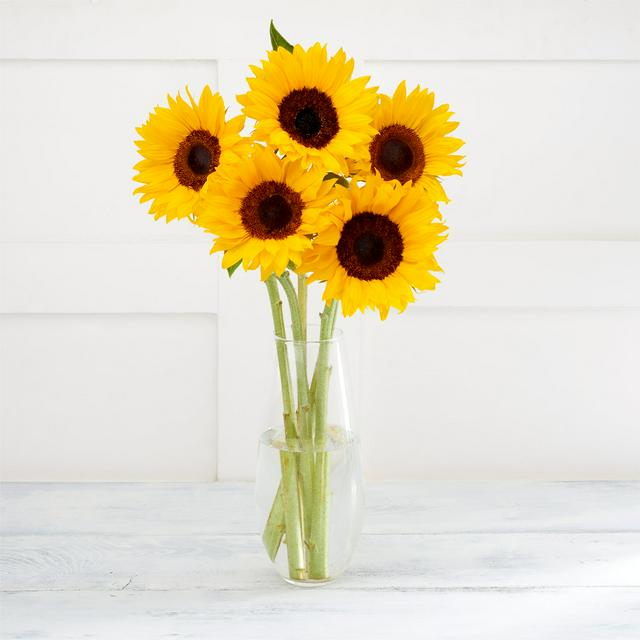
#> input picture sunflower.jpg, 640 x 640 px
$ jupyter execute clustering.ipynb   (shell and % lines are left out)   (older library calls are emulated)
#> lines starting #> are read from the running program, lines starting #| are printed output that depends on the picture
#> the sliders are set to k = 2
# **Compte rendu TP2: Segmentation**

### <font color=blue>Sahar letaief / 3DNI1 <font/>

## L’algorithme k-means:
Est l’algorithme de clustering le plus connu et le plus utilisé, du fait de sa simplicité de mise en œuvre.<br>
L’algorithme itératif renvoie une partition des données dont le résultat est un ensemble de clusters compacts et clairement séparés.

[cell 1]
import numpy as np
import matplotlib.pyplot as plt
import cv2
from sklearn.cluster import KMeans,MiniBatchKMeans
import skimage.io
from skimage.restoration import denoise_tv_chambolle
from ipywidgets import interact, interactive, fixed, interact_manual
import ipywidgets as widgets

def segm(k):
#Charger l'image
#> called with k = 2
    image = cv2.imread('sunflower.jpg')
#> image is the input picture: shape (640, 640, 3); mean B, G, R 195.3, 218.8, 227.3
    (h1, w1) = image.shape[:2]
#> h1 = 640; w1 = 640
    image = cv2.cvtColor(image, cv2.COLOR_BGR2LAB)
#> image: shape (640, 640, 3); mean of channels 0, 1, 2 223.3, 129.3, 139.2
    image = image.reshape((image.shape[0] * image.shape[1], 3))
    clt = KMeans(n_clusters = k)

    labels = clt.fit_predict(image)
    quant = clt.cluster_centers_.astype("uint8")[labels]

#reshape the feature vectors to images
    quant = quant.reshape((h1, w1, 3))
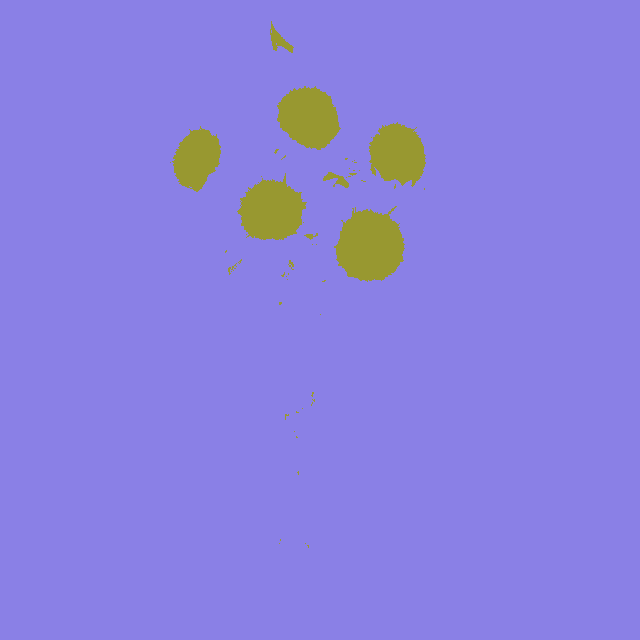
#> quant: shape (640, 640, 3); mean of channels 0, 1, 2 223.2, 128.9, 138.5; drawn as B, G, R
    image = image.reshape((h1, w1, 3))

# convert from L*a*b* to RGB
    quant = cv2.cvtColor(quant, cv2.COLOR_LAB2RGB)
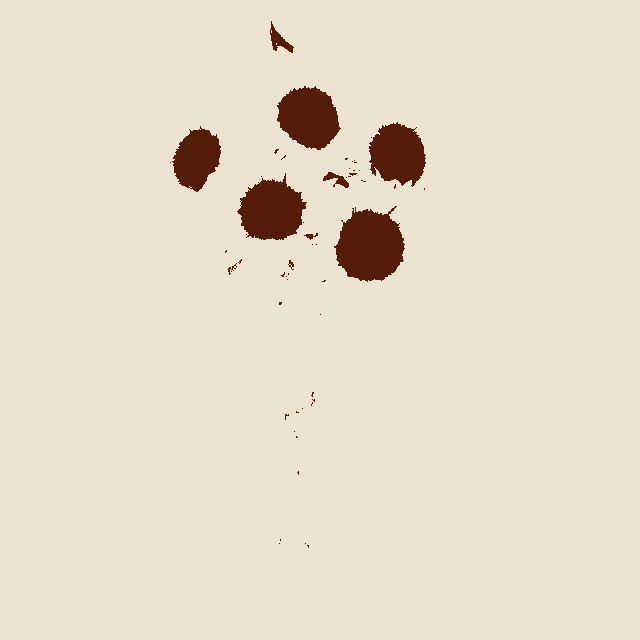
#> quant: shape (640, 640, 3); mean R, G, B 229.3, 218.6, 200.6
    image = cv2.cvtColor(image, cv2.COLOR_LAB2RGB)
    plt.figure(figsize=(10,11))

    cv2.imwrite('sf3.jpg', quant)
    img1 = cv2.imread('sf3.jpg')
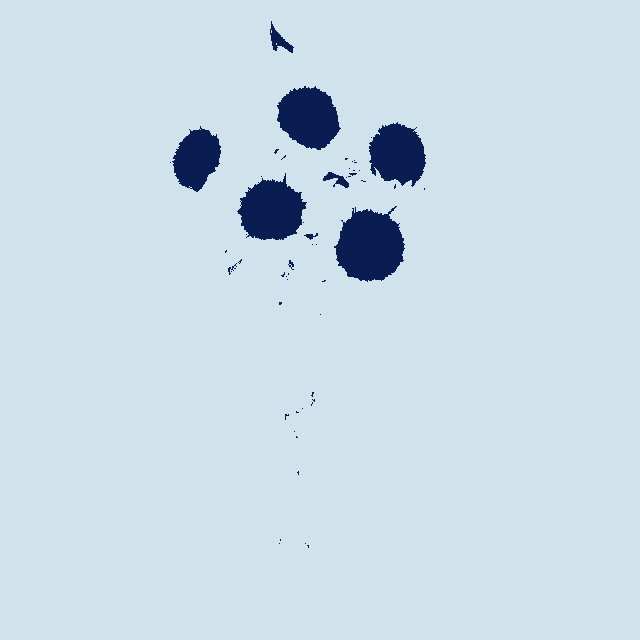
#> img1: shape (640, 640, 3); mean B, G, R 230.2, 218.6, 200.5
    return plt.imshow(img1)
plt.show()
interact(segm,k=widgets.IntSlider(min=2, max=15, step=1, value=2));

##### Une image
Est une collection ou un ensemble de pixels différents dont la segmentation d'image est une opération de traitement d'images qui a pour but de rassembler des pixels entre eux suivant des critères pré-définis.

## Les widgets:
* Des objets Python riches en événements qui ont une représentation dans le navigateur, souvent sous forme de contrôle comme un curseur, une zone de texte,etc.
* Ils permettent de créer des interfaces graphiques interactives pour notebook.

##### * Plus on augmente le nombre des clusters plus l'image se ressemble à l'original et les détails deviennent plus clairs.

[cell 2]
import skimage.io
import matplotlib.pyplot as plt
img_path="sunflower.jpg"
img = skimage.io.imread(img_path)/255.0

def plotnoise(img, mode, r, c, i):
#> called with mode = 's&p', r = 4, c = 2, i = 4
    plt.subplot(r,c,i)
    if mode is not None:
        gimg = skimage.util.random_noise(img, mode=mode)
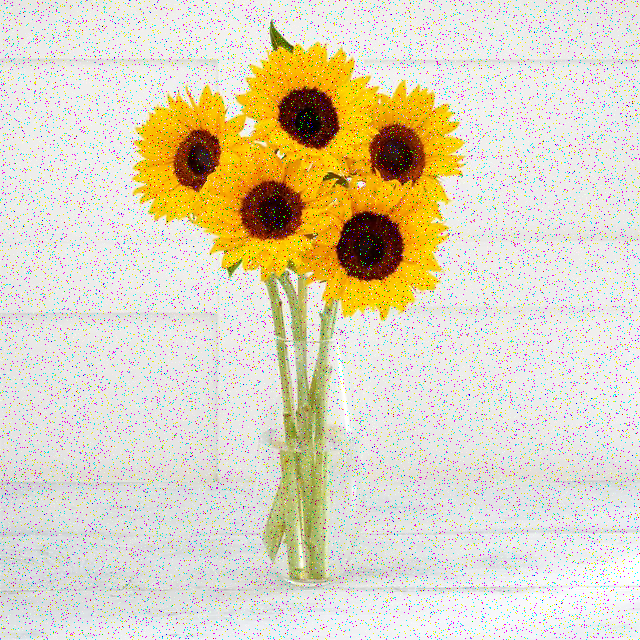
#> gimg: shape (640, 640, 3) float64; mean R, G, B 0.872, 0.84, 0.753
        plt.imshow(gimg)
    else:
        plt.imshow(img)
    plt.title(mode)
    plt.axis("off")

plt.figure(figsize=(18,24))
r=4
c=2
plotnoise(img, "s&p", r,c,4)
plt.show()

##### salt and pepper noise:
Un outil utile pour augmenter les images pour former des modèles d'apprentissage en profondeur,consiste à ajouter des pixels blancs et noirs au hasard dans la matrice d'image.

[cell 3]
new_image=denoise_tv_chambolle(img,weight=0.1,multichannel=True)
plt.imshow(new_image)

$ run again, with sf.jpg copied over sunflower.jpg
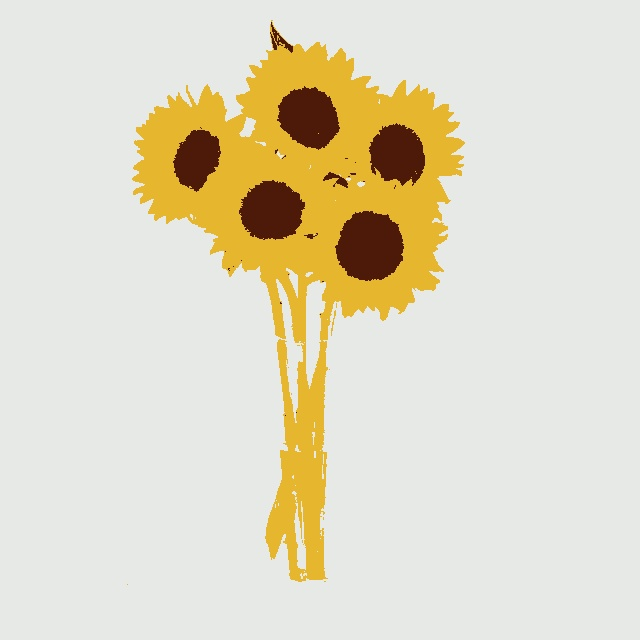
#> input picture sf.jpg, 640 x 640 px
#> in segm, image is the input picture: shape (640, 640, 3); mean B, G, R 197.6, 218.8, 225.4
#> in segm, `img1 = cv2.imread('sf3.jpg')`:
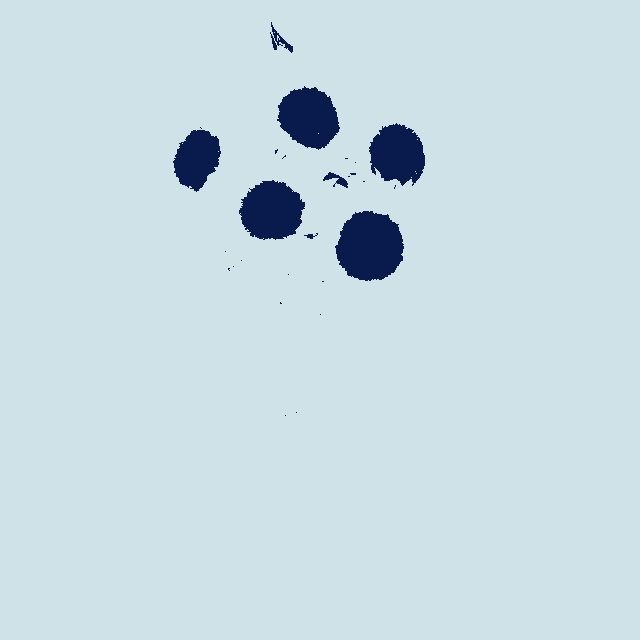
#> img1: shape (640, 640, 3); mean B, G, R 226.5, 219, 200
#> in plotnoise, `gimg = skimage.util.random_noise(img, mode=mode)`:
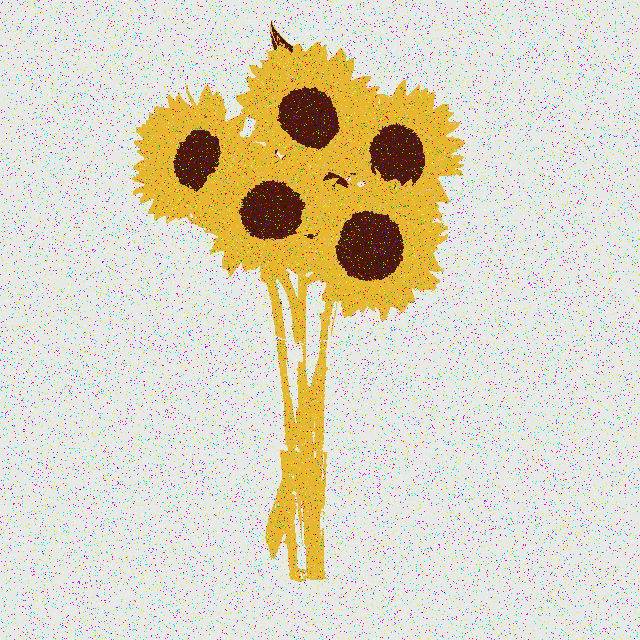
#> gimg: shape (640, 640, 3) float64; mean R, G, B 0.865, 0.84, 0.761

$ run again, with sf3.jpg copied over sunflower.jpg
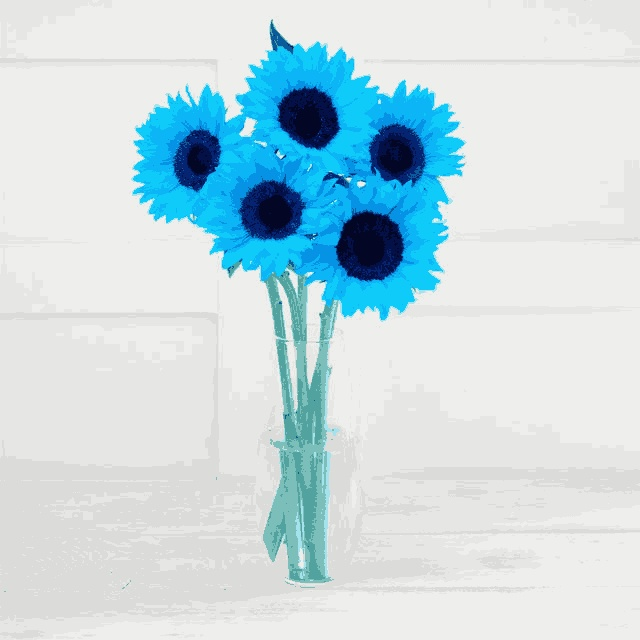
#> input picture sf3.jpg, 640 x 640 px
#> in segm, image is the input picture: shape (640, 640, 3); mean B, G, R 225.1, 218.6, 197.1
#> in segm, `quant = quant.reshape((h1, w1, 3))`:
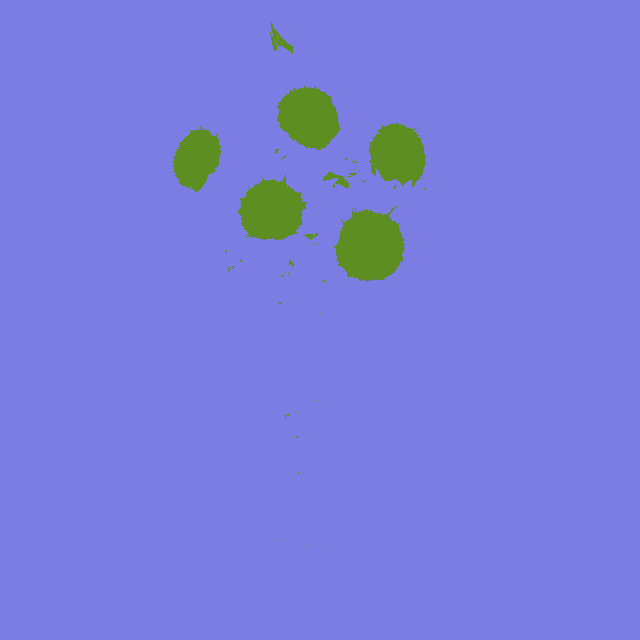
#> quant: shape (640, 640, 3); mean of channels 0, 1, 2 219.8, 125.6, 122.8; drawn as B, G, R
#> in plotnoise, `gimg = skimage.util.random_noise(img, mode=mode)`:
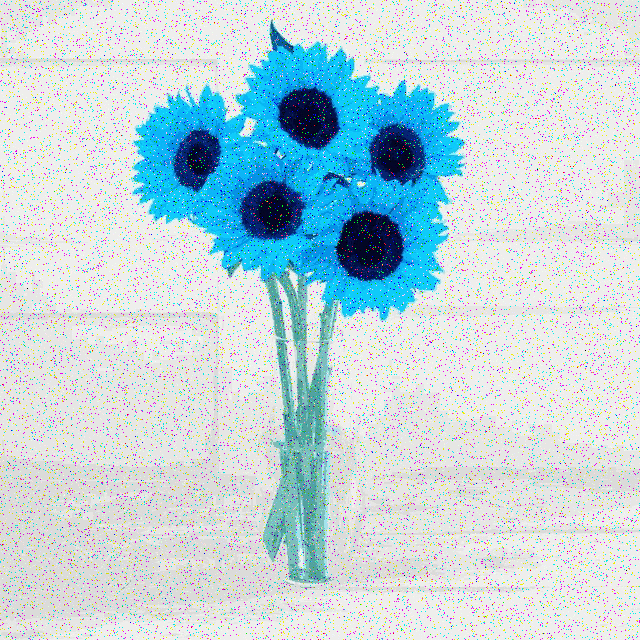
#> gimg: shape (640, 640, 3) float64; mean R, G, B 0.759, 0.84, 0.864
